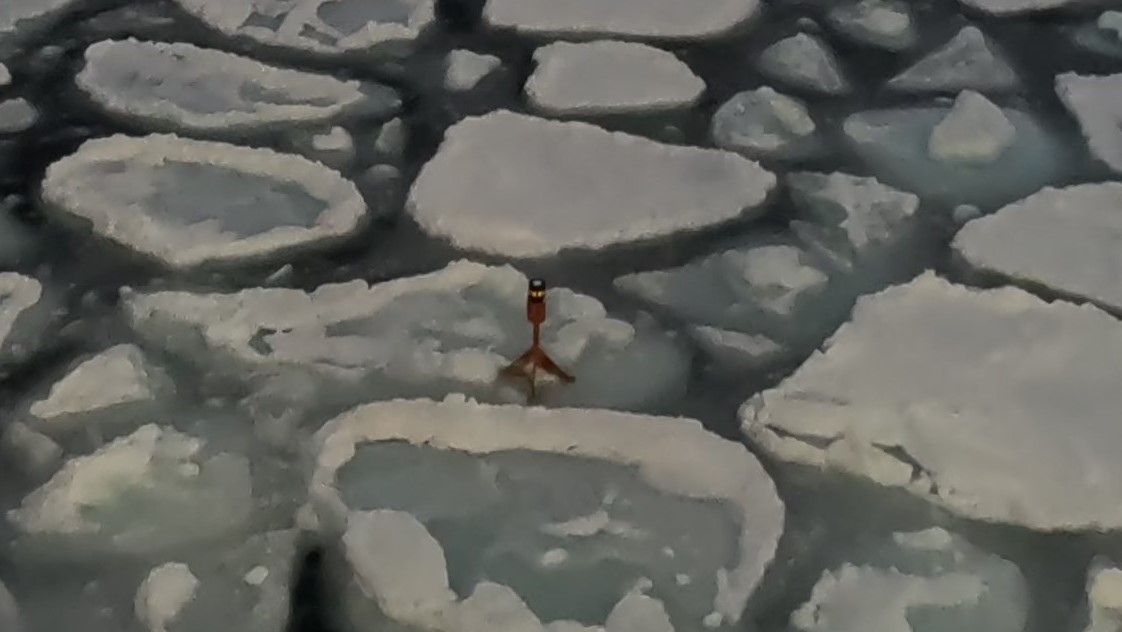
%> input picture RealIce4.jpg, 1122 x 632 px
$ octave test_threshold.m   (GNU Octave 9; MATLAB toolbox functions it lacks are replaced by stand-ins)
%> lines starting %> are read from the running program, lines starting %| are printed output that depends on the picture; in (x1, y1, x2, y2) boxes, pixels count from 0 and x2, y2 are one past the last pixel; in counts of white or black regions, pixels touching at a corner belong together; the program's own positions count from 1
clc;        % Clear the command window.
close all;  % Close all figures (except those of imtool.)
clear;      % Erase all existing variables.

%% Reading image in
I = imread("RealIce4.jpg");
%> I is the input picture: size 632x1122x3 uint8; mean R, G, B 99.7, 100.6, 95.6
%I = imcrop(I);     % Users have the option of only analysing a specific region of the image.

%% Grayscaling Image
ImG = im2gray(I);


%% Threshold Algorithms

sen = 0.7;      % Sensitivity value of the Adaptive method.
Im_Adap = imbinarize(ImG,"adaptive","Sensitivity",sen);     % Output of the Adaptive method.
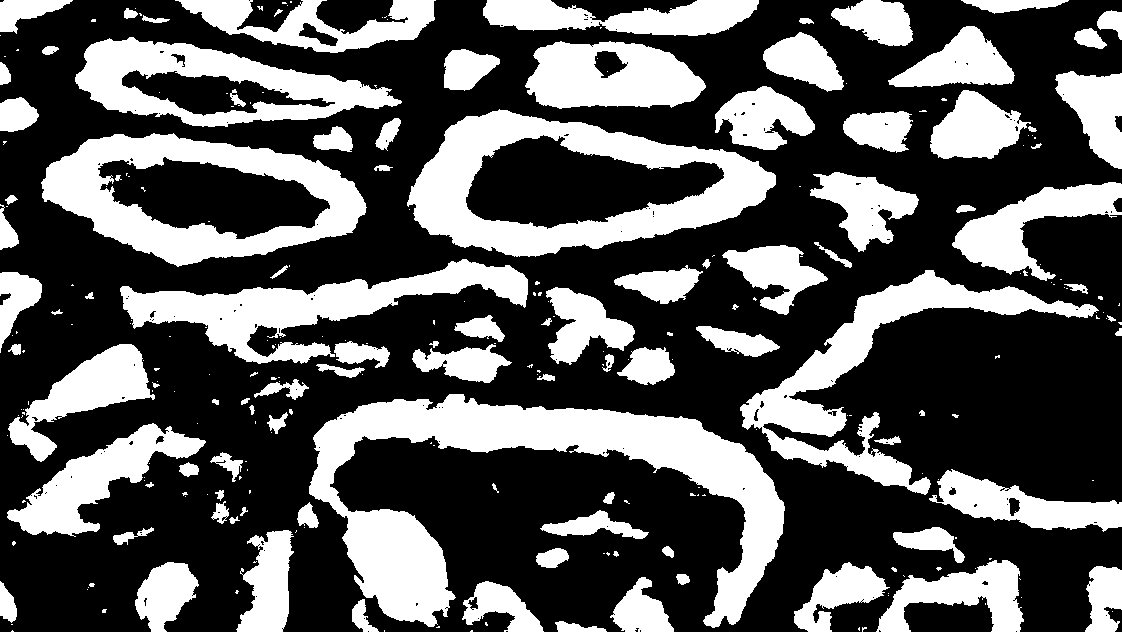
%> Im_Adap: size 632x1122 logical; 35.1% white; 270 white regions (168 under 20 px), largest, box (x1, y1, x2, y2) and area: (309, 394, 785, 628) 35040, (407, 109, 776, 257) 21820, (41, 133, 367, 267) 18262

thresh = graythresh(ImG);       % OTSU thresholding value.
%> thresh = 0.373
Im_Otsu = imbinarize(ImG);      % Output of OTSU's method.
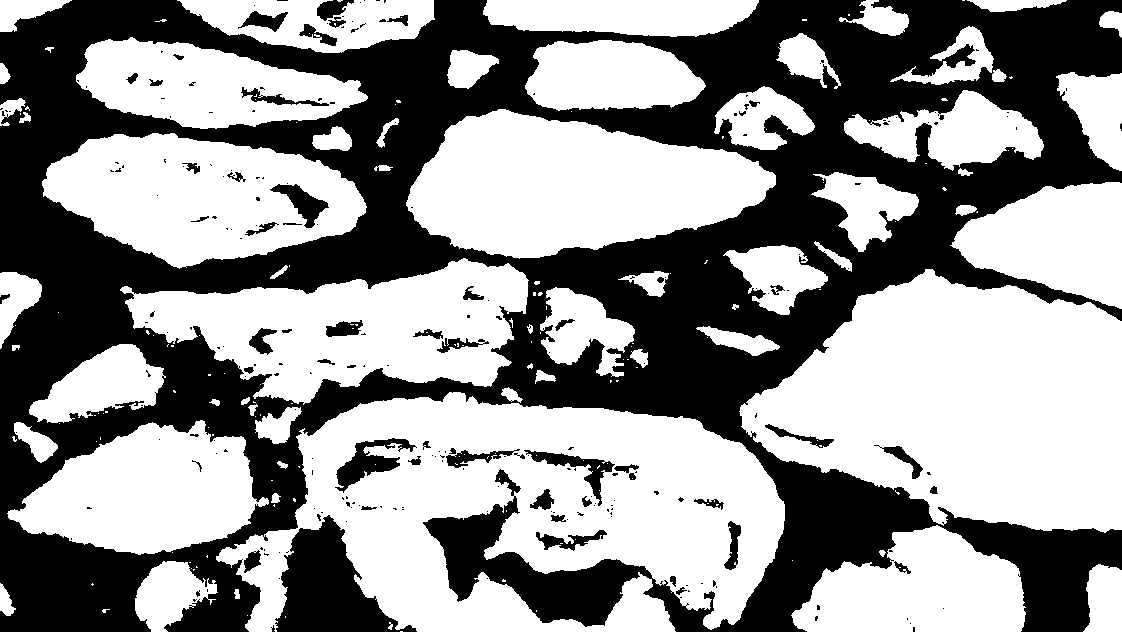
%> Im_Otsu: size 632x1122 logical; 56.9% white; 239 black regions (182 under 20 px), largest, box (x1, y1, x2, y2) and area: (0, 0, 1122, 632) 284663, (275, 515, 417, 632) 8242, (335, 438, 417, 493) 1609


thresh_figures = figure;        % Thresholding figures display.
subplot('Position',[0 0 0.5 0.95]);
imshow(Im_Otsu);
title("OTSU Thresholding");

subplot('Position',[0.5 0 0.5 0.95]);
imshow(Im_Adap);
title("MATLAB imbinarize Thresholding");

num = numel(ImG);
%> num = 709104

binary_hist = figure;
subplot('Position',[0.05 0.1 0.4 0.8]);
x = histogram(Im_Otsu);
xticks([0 1]);
xticklabels(["Black","White"]);

E = x.BinEdges;
%> E = [-0.5 0.5 1.5]
y = x.BinCounts;
%> y = [305364 403740]
a = y/num
%> a = [0.431 0.569]
tyt = y+" ("+a+"%)";
%> tyt = {{'305364 (0.43063%)', '305364 (0.56937%)'}, {'403740 (0.43063%)', '403740 (0.56937%)'}}

xloc = E(1:end-1)+diff(E)/2;
%> xloc = [0 1]
text([-0.2 0.7], y+15000, tyt);
title("OTSU Thresholding");
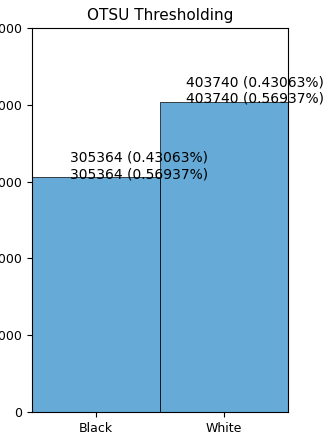
%> figure redrawn from the program's plot data

subplot('Position',[0.55 0.1 0.4 0.8]);
x = histogram(Im_Adap);
xticks([0 1]);
xticklabels(["Black","White"]);

E = x.BinEdges;
y = x.BinCounts;
%> y = [459885 249219]
a = y/num
%> a = [0.649 0.351]
tyt = y+" ("+a+"%)";
%> tyt = {{'459885 (0.64854%)', '459885 (0.35146%)'}, {'249219 (0.64854%)', '249219 (0.35146%)'}}

xloc = E(1:end-1)+diff(E)/2;
text([-0.2 0.7], y+15000, tyt);
title("Adaptive Thresholding");
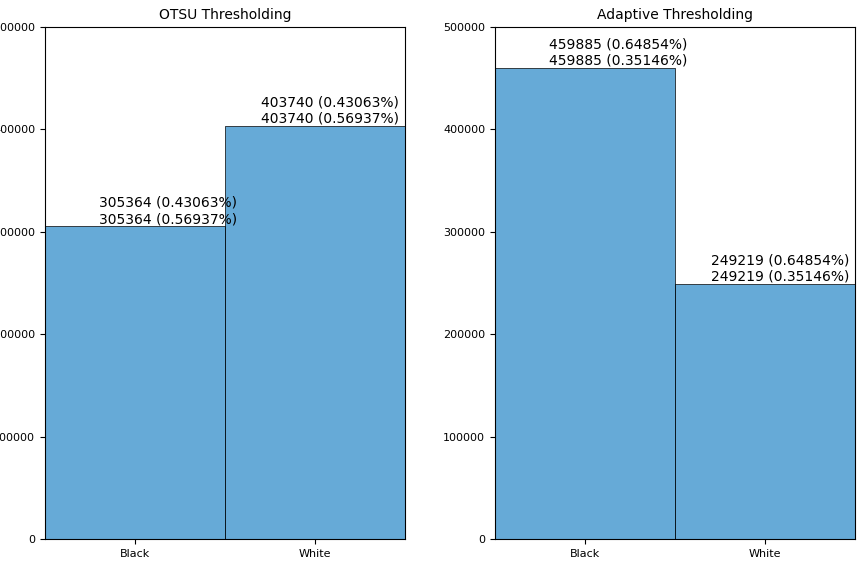
%> figure redrawn from the program's plot data, 2 panels

$ run again, with RealIce2.jpg copied over RealIce4.jpg
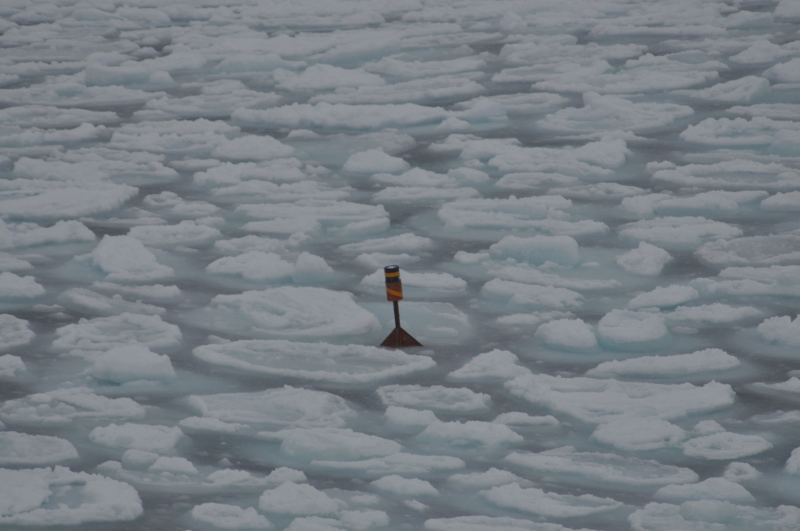
%> input picture RealIce2.jpg, 1599 x 1062 px (shown at 1/2 size)
%> I is the input picture: size 1062x1599x3 uint8; mean R, G, B 119.8, 126.8, 133.4
%> `Im_Adap = imbinarize(ImG,"adaptive","Sensitivity",sen);`:
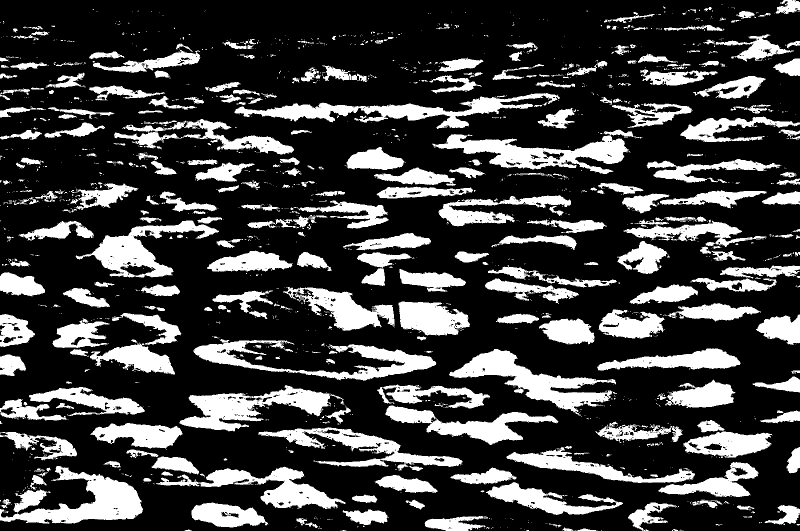
%> Im_Adap: size 1062x1599 logical (shown at 1/2 size); 24.8% white; 1708 white regions (1340 under 20 px), largest, box (x1, y1, x2, y2) and area: (898, 698, 1232, 831) 13539, (865, 259, 1285, 348) 13236, (469, 186, 1120, 258) 13032
%> thresh = 0.478
%> Im_Otsu: size 1062x1599 logical; 60.6% white; 941 black regions (717 under 20 px), largest, box (x1, y1, x2, y2) and area: (0, 290, 1599, 1062) 449691, (1119, 92, 1599, 504) 63855, (690, 48, 1201, 351) 34451
%> E = [-0.5 0.5 1.5]
%> `y = x.BinCounts;`: y = [669068 1029070]
%> `a = y/num`: a = [0.394 0.606]
%> `tyt = y+" ("+a+"`: tyt = {{'669068 (0.394%)', '669068 (0.606%)'}, {'1029070 (0.394%)', '1029070 (0.606%)'}}
%> xloc = [0 1]
%> `y = x.BinCounts;`: y = [1276819 421319]
%> `a = y/num`: a = [0.752 0.248]
%> `tyt = y+" ("+a+"`: tyt = {{'1276819 (0.75189%)', '1276819 (0.24811%)'}, {'421319 (0.75189%)', '421319 (0.24811%)'}}
%> `title("Adaptive Thresholding");`:
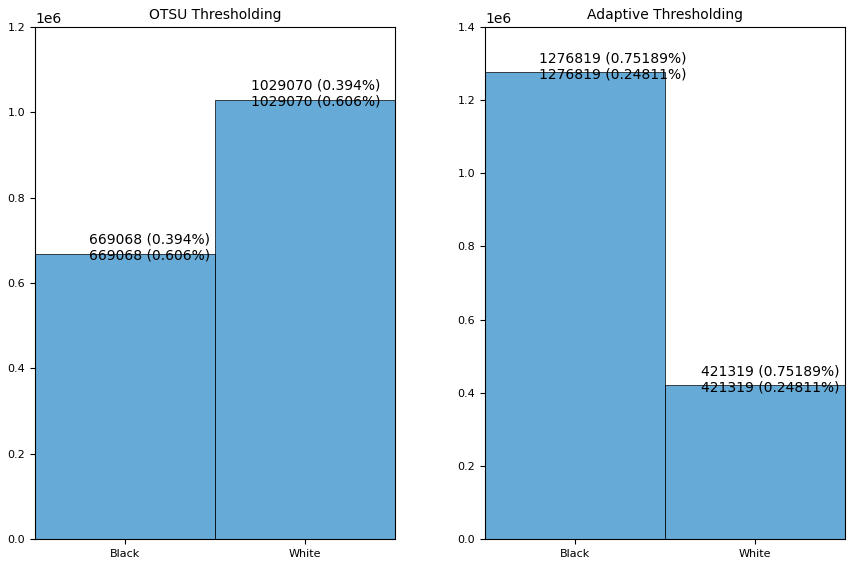
%> figure redrawn from the program's plot data, 2 panels
